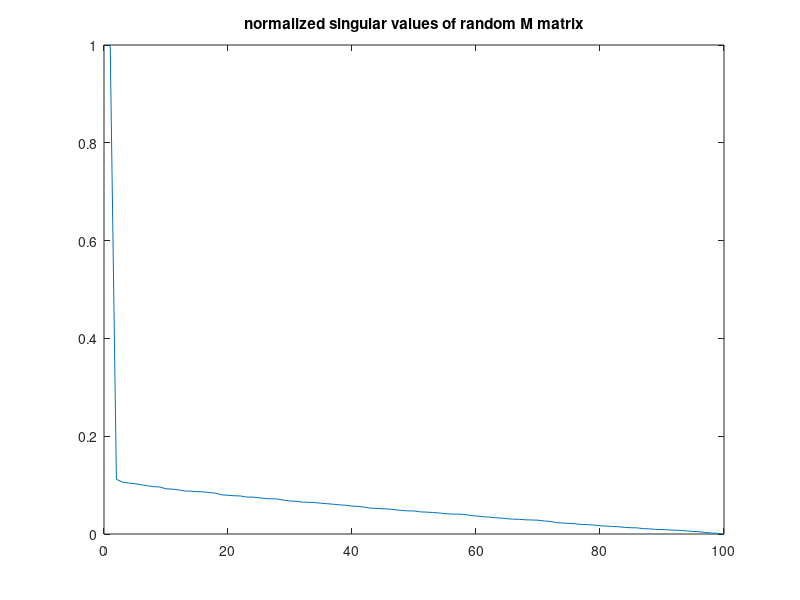

Write the MATLAB code that produced this figure.
clear all;
close all;

% Low Rank Compressibility -----------------------------------------------------
% a)

N = 100;
d = 2;

L = 100;

plot_G = false;
plot_pcs = false;
plot_svd_G = false;
plot_svd_M = true;

% first pointcloud
points = rand([N, 3])*2-1;
if plot_pcs
  figure(1)
  scatter3(points(:,1), points(:,2), points(:,3),"s")
endif

% second pointcloud ------------------------------------------------------------
% b)
points2=points;
vec = [1, 1, 1]*d;
for idx = (1:N)
  points2(idx,:) = points(idx,:)+vec;
end
if plot_pcs
  figure(1)
  scatter3(points2(:,1), points2(:,2), points2(:,3),"r")
endif

% compute and store point interaction ------------------------------------------
% c)
G = zeros(N,N);

for i = (1:N)
  for j = (1:N)
    G(i,j) = 1/(4*pi*norm(points(i,:)-points2(j,:)));
  endfor
endfor
if plot_G
  figure(2)
  spy(G)
endif

% singular value decomposition -------------------------------------------------
% d)  U*S*V = G

[U,S,V] = svd(G);
norm_sv = diag(S)*(1/diag(S)(1));
if plot_svd_G
  figure(3)
  plot(norm_sv);
  title("normalized singular values of G");
endif

% c) different values for Param "d" show that a larger distance between clusters
%    leads to a fast convergence of the smaller singular values towards zero and
%    therefore enables a good compression with small errors

% random Matrix compression ----------------------------------------------------
% d)

M = rand(L,L);
[_,SVS,_] = svd(M);
norm_svs = diag(SVS)*(1/diag(SVS)(1));
if plot_svd_M
  figure(4)
  plot(norm_svs)
  title("normalized singular values of random M matrix");
endif
% M is not low rank comressible. singular values are not small enough
